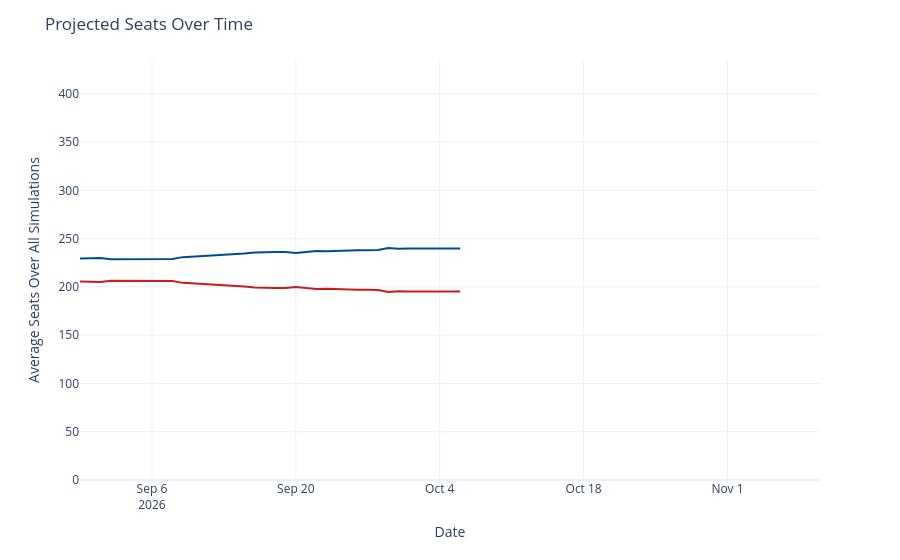

Write notebook code for a chart like this one.
### Code cell
seats_over_time = output_ts[(output_ts['geo'] == 'US House') &
                             (output_ts['type'] == 'seats')]
seats_over_time['rep_seats'] = seats_over_time['y'].map(lambda x: 435 - x)
seats_over_time = seats_over_time.rename({'y': 'Democrats', 'rep_seats': 'Republicans'}, axis=1)
seats_time_ser = px.line(seats_over_time, x='date', y=['Democrats', 'Republicans'], template='plotly_white',
                        color_discrete_map={'Democrats': '#004b97', 'Republicans': '#c71e1d'},)
seats_time_ser.update_traces(hovertemplate="%{y:.1f}")
seats_time_ser.update_layout(
    xaxis=dict(range=[pd.to_datetime('2026-08-30'), pd.to_datetime('2026-11-10')]),
    yaxis=dict(range=[0, 435]),
    xaxis_title='Date',
    yaxis_title='Average Seats Over All Simulations',
    title=dict(text="Projected Seats Over Time"),
    hovermode="x",
    showlegend=False
)
seats_time_ser

### Figure 1 — Plotly figure (JSON) as saved in the notebook; plotly's stock layout.template omitted (floating-point values rounded to 4 significant figures)
{"data": [{"hovertemplate": "%{y:.1f}", "legendgroup": "Democrats", "line": {"color": "#004b97", "dash": "solid"}, "marker": {"symbol": "circle"}, "mode": "lines", "name": "Democrats", "orientation": "v", "showlegend": true, "type": "scatter", "x": ["2026-08-30", "2026-08-31", "2026-09-01", "2026-09-02", "2026-09-03", "2026-09-04", "2026-09-05", "2026-09-06", "2026-09-07", "2026-09-08", "2026-09-09", "2026-09-14", "2026-09-15", "2026-09-16", "2026-09-17", "2026-09-18", "2026-09-19", "2026-09-20", "2026-09-21", "2026-09-22", "2026-09-23", "2026-09-24", "2026-09-25", "2026-09-26", "2026-09-27", "2026-09-28", "2026-09-29", "2026-09-30", "2026-10-01", "2026-10-02", "2026-10-03", "2026-10-04", "2026-10-05", "2026-10-06"], "xaxis": "x", "y": [229.4, 230.0, 230.0, 228.5, 228.5, 228.7, 228.7, 228.9, 228.8, 228.9, 230.8, 233.6, 234.7, 235.7, 236.2, 236.1, 236.0, 235.0, 236.2, 237.2, 236.9, 237.4, 237.9, 237.9, 237.9, 238.2, 240.4, 239.5, 239.7, 239.6, 239.5, 239.7, 239.8, 239.7], "yaxis": "y"}, {"hovertemplate": "%{y:.1f}", "legendgroup": "Republicans", "line": {"color": "#c71e1d", "dash": "solid"}, "marker": {"symbol": "circle"}, "mode": "lines", "name": "Republicans", "orientation": "v", "showlegend": true, "type": "scatter", "x": ["2026-08-30", "2026-08-31", "2026-09-01", "2026-09-02", "2026-09-03", "2026-09-04", "2026-09-05", "2026-09-06", "2026-09-07", "2026-09-08", "2026-09-09", "2026-09-14", "2026-09-15", "2026-09-16", "2026-09-17", "2026-09-18", "2026-09-19", "2026-09-20", "2026-09-21", "2026-09-22", "2026-09-23", "2026-09-24", "2026-09-25", "2026-09-26", "2026-09-27", "2026-09-28", "2026-09-29", "2026-09-30", "2026-10-01", "2026-10-02", "2026-10-03", "2026-10-04", "2026-10-05", "2026-10-06"], "xaxis": "x", "y": [205.6, 205.0, 205.0, 206.5, 206.5, 206.3, 206.3, 206.1, 206.2, 206.1, 204.2, 201.4, 200.3, 199.3, 198.8, 198.9, 199.0, 200.0, 198.8, 197.8, 198.1, 197.6, 197.1, 197.1, 197.1, 196.8, 194.6, 195.5, 195.3, 195.4, 195.5, 195.3, 195.2, 195.3], "yaxis": "y"}], "layout": {"hovermode": "x", "legend": {"title": {"text": "variable"}, "tracegroupgap": 0}, "margin": {"t": 60}, "showlegend": false, "title": {"text": "Projected Seats Over Time"}, "xaxis": {"anchor": "y", "domain": [0, 1], "range": ["2026-08-30T00:00:00", "2026-11-10T00:00:00"], "title": {"text": "Date"}}, "yaxis": {"anchor": "x", "domain": [0, 1], "range": [0, 435], "title": {"text": "Average Seats Over All Simulations"}}}}
